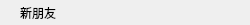
<?xml version="1.0" encoding="UTF-8"?>
<ui version="4.0">
 <class>GroupTipItem</class>
 <widget class="QWidget" name="GroupTipItem">
  <property name="geometry">
   <rect>
    <x>0</x>
    <y>0</y>
    <width>250</width>
    <height>25</height>
   </rect>
  </property>
  <property name="minimumSize">
   <size>
    <width>250</width>
    <height>25</height>
   </size>
  </property>
  <property name="maximumSize">
   <size>
    <width>250</width>
    <height>25</height>
   </size>
  </property>
  <property name="windowTitle">
   <string>Form</string>
  </property>
  <layout class="QVBoxLayout" name="verticalLayout">
   <property name="spacing">
    <number>0</number>
   </property>
   <property name="leftMargin">
    <number>20</number>
   </property>
   <property name="topMargin">
    <number>0</number>
   </property>
   <property name="rightMargin">
    <number>0</number>
   </property>
   <property name="bottomMargin">
    <number>0</number>
   </property>
   <item>
    <widget class="QLabel" name="label">
     <property name="text">
      <string>新朋友</string>
     </property>
    </widget>
   </item>
  </layout>
 </widget>
 <resources/>
 <connections/>
</ui>
